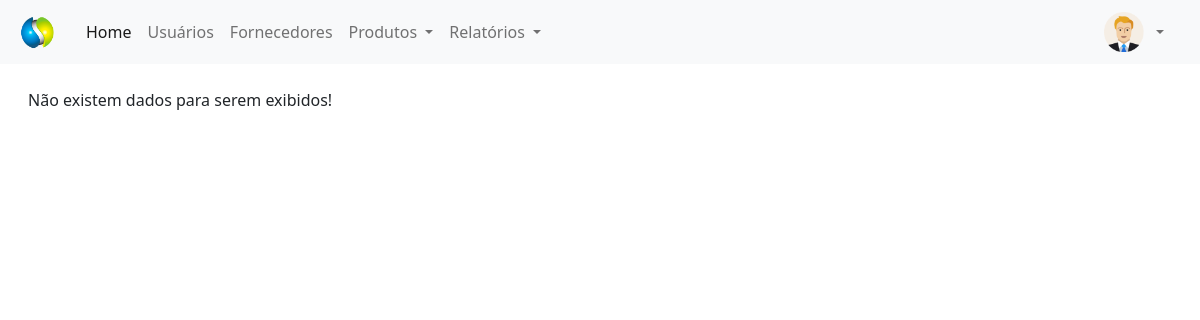
Page /painel-adm/index.php?pagina=compras (signed in) on the earlier database version.
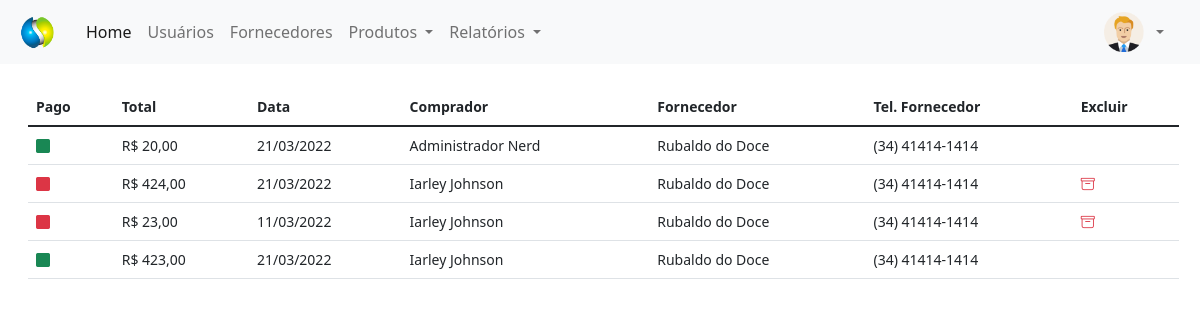
Same page on the later database version.
### tables this page shows
CREATE TABLE `compras` (
  `id` int(11) NOT NULL,
  `total` decimal(8,2) NOT NULL,
  `data` date NOT NULL,
  `usuario` int(11) NOT NULL,
  `fornecedor` int(11) NOT NULL,
  `pago` varchar(5) NOT NULL
);

CREATE TABLE `usuarios` (
  `id` int(11) NOT NULL,
  `nome` varchar(80) NOT NULL,
  `email` varchar(80) NOT NULL,
  `cpf` varchar(15) NOT NULL,
  `senha` varchar(20) NOT NULL,
  `nivel` varchar(20) NOT NULL
);

CREATE TABLE `fornecedores` (
  `id` int(11) NOT NULL,
  `nome` varchar(80) NOT NULL,
  `tipo_pessoa` varchar(20) NOT NULL,
  `cpf` varchar(20) DEFAULT NULL,
  `email` varchar(80) DEFAULT NULL,
  `telefone` varchar(30) DEFAULT NULL,
  `endereco` varchar(80) DEFAULT NULL
);

### painel-adm/compras.php (the view, shortened to what this page needs)
<?php
require_once('../conexao.php');
$pag = 'compras';
?>
<div class="mt-4" style="margin-right: 25px">
    <?php
    $query_tab = $pdo->query("SELECT * FROM compras order by id desc");
    $res_tab = $query_tab->fetchAll(PDO::FETCH_ASSOC);
    $total_reg_tab = @count($res_tab);
    if ($total_reg_tab > 0) {
    ?>
        <small>
            <table id="usuarios" class="table table-hover my-4" style="width:100%">
                <thead>
                    <tr>
                        <th>Pago</th>
                        <th>Total</th>
                        <th>Data</th>
                        <th>Comprador</th>
                        <th>Fornecedor</th>
                        <th>Tel. Fornecedor</th>
                        <th>Excluir</th>
                    </tr>
                </thead>
                <tbody>
                    <?php
                    for ($i = 0; $i < $total_reg_tab; $i++) {
                        $data = $res_tab[$i]['data'];
                        $id_usuario = $res_tab[$i]['usuario'];
                        $query_usuario = $pdo->query("SELECT * FROM usuarios WHERE id = '$id_usuario'");
                        $res_usuario = $query_usuario->fetchAll(PDO::FETCH_ASSOC);
                        $total_reg_usuario = @count($res_usuario);
                        if ($total_reg_usuario > 0) {
                            $nome_usuario = $res_usuario[0]['nome'];
                        }
                        $id_fornecedor = $res_tab[$i]['fornecedor'];
                        $query_fornecedor = $pdo->query("SELECT * FROM fornecedores WHERE id = '$id_fornecedor'");
                        $res_fornecedor = $query_fornecedor->fetchAll(PDO::FETCH_ASSOC);
                        $total_reg_fornecedor = @count($res_fornecedor);
                        if ($total_reg_fornecedor > 0) {
                            $nome_fornecedor = $res_fornecedor[0]['nome'];
                            $telefone_fornecedor = $res_fornecedor[0]['telefone'];
                        }
                        if ($res_tab[$i]['pago'] == 'Sim') {
                            $classe = 'text-success';
                        } else {
                            $classe = 'text-danger';
                        }
                    ?>
                        <tr>
                            <td>
                                <i class="bi bi-square-fill <?php echo $classe; ?>"></i>
                            </td>
                            <td>
                                R$ <?php echo number_format($res_tab[$i]['total'], 2, ',', '.'); ?>
                            </td>
                            <td>
                                <?php echo implode('/', array_reverse(explode('-', $data)));
                                ?>
                            </td>
                            <td>
                                <?php echo $nome_usuario; ?>
                            </td>
                            <td>
                                <?php echo $nome_fornecedor; ?>
                            </td>
                            <td>
                                <?php echo $telefone_fornecedor; ?>
                            </td>
                            <td>
                                <?php
                                if ($res_tab[$i]['pago'] != 'Sim') {
                                ?>
                                    <a href="index.php?pagina=<?php echo $pag; ?>&funcao=deletar&id=<?php echo $res_tab[$i]['id']; ?>" type="button" title="Excluir Registro" style="text-decoration: none">
                                        <i class="bi bi-archive text-danger me-2"></i>
                                    </a>
                                <?php } ?>
                            </td>
                        </tr>
                    <?php }
                    ?>
                </tbody>
            </table>
        </small>
    <?php } else {
        echo "Não existem dados para serem exibidos!";
    } ?>
</div>

### painel-adm/index.php (shortened to what this page needs)
<?php
$menu1 = 'home';
$menu2 = 'usuarios';
$menu3 = 'fornecedores';
$menu4 = 'categorias';
$menu5 = 'produtos';
$menu6 = 'compras';
?>
<!DOCTYPE html>
<html lang="en">
<head>
    <link href="https://cdn.jsdelivr.net/npm/bootstrap@5.1.3/dist/css/bootstrap.min.css" rel="stylesheet">
    <link rel="stylesheet" href="https://cdn.jsdelivr.net/npm/bootstrap-icons@1.8.0/font/bootstrap-icons.css">
    <link rel="stylesheet" type="text/css" href="../vendor/DataTables/datatables.min.css">
</head>
<body>
    <nav class="navbar navbar-expand-lg navbar-light bg-light">
        <div class="container-fluid">
            <a class="navbar-brand" href="index.php">
                <img src="../img/logo.png" width="50px">
            </a>
            <div class="collapse navbar-collapse" id="navbarSupportedContent">
                <ul class="navbar-nav me-auto mb-2 mb-lg-0">
                    <li class="nav-item">
                        <a class="nav-link active" aria-current="page" href="index.php?pagina=<?php echo $menu1; ?>">Home</a>
                    </li>
                    <li class="nav-item">
                        <a class="nav-link" href="index.php?pagina=<?php echo $menu2; ?>">Usuários</a>
                    </li>
                    <li class="nav-item">
                        <a class="nav-link" href="index.php?pagina=<?php echo $menu3; ?>">Fornecedores</a>
                    </li>
                    <li class="nav-item dropdown">
                        <a class="nav-link dropdown-toggle" href="#" id="navbarDropdown" role="button" data-bs-toggle="dropdown" aria-expanded="false">
                            Produtos
                        </a>
                    </li>
                    <li class="nav-item dropdown">
                        <a class="nav-link dropdown-toggle" href="#" id="navbarDropdown" role="button" data-bs-toggle="dropdown" aria-expanded="false">
                            Relatórios
                        </a>
                    </li>
                </ul>
                <div class="d-flex mx-3">
                    <img src="../img/icone-user.png" alt="Usuário" width="40px" height="40px">
                    <div class="collapse navbar-collapse" id="navbarNavDarkDropdown">
                        <ul class="navbar-nav">
                            <li class="nav-item dropdown">
                                <a class="nav-link dropdown-toggle" href="#" id="navbarDarkDropdownMenuLink" role="button" data-bs-toggle="dropdown" aria-expanded="false">
                                </a>
                            </li>
                        </ul>
                    </div>
                </div>
            </div>
        </div>
    </nav>
</body>
<div class="container-fluid mt-2 mx-3">
    <?php
    if (@$_GET['pagina'] == $menu1) {
        require_once($menu1 . '.php');
    } else if (@$_GET['pagina'] == $menu2) {
        require_once($menu2 . '.php');
    } else if (@$_GET['pagina'] == $menu3) {
        require_once($menu3 . '.php');
    } else if (@$_GET['pagina'] == $menu4) {
        require_once($menu4 . '.php');
    } else if (@$_GET['pagina'] == $menu5) {
        require_once($menu5 . '.php');
    } else if (@$_GET['pagina'] == $menu6) {
        require_once($menu6 . '.php');
    } else {
        require_once($menu1 . '.php');
    }
    ?>
</div>
</html>

Differences in the rows shown:
added compras: total "20,00", data "21/03/2022", usuarios.nome "Administrador Nerd", fornecedores.nome "Rubaldo do Doce", fornecedores.telefone "(34) 41414-1414"
added compras: total "424,00", data "21/03/2022", usuarios.nome "Iarley Johnson", fornecedores.nome "Rubaldo do Doce", fornecedores.telefone "(34) 41414-1414"
added compras: total "23,00", data "11/03/2022", usuarios.nome "Iarley Johnson", fornecedores.nome "Rubaldo do Doce", fornecedores.telefone "(34) 41414-1414"
added compras: total "423,00", data "21/03/2022", usuarios.nome "Iarley Johnson", fornecedores.nome "Rubaldo do Doce", fornecedores.telefone "(34) 41414-1414"
Other differences:
text no longer shown: "Não existem dados para serem exibidos!"
text now shown: "Pago Total Data Comprador Fornecedor Tel. Fornecedor Excluir"
